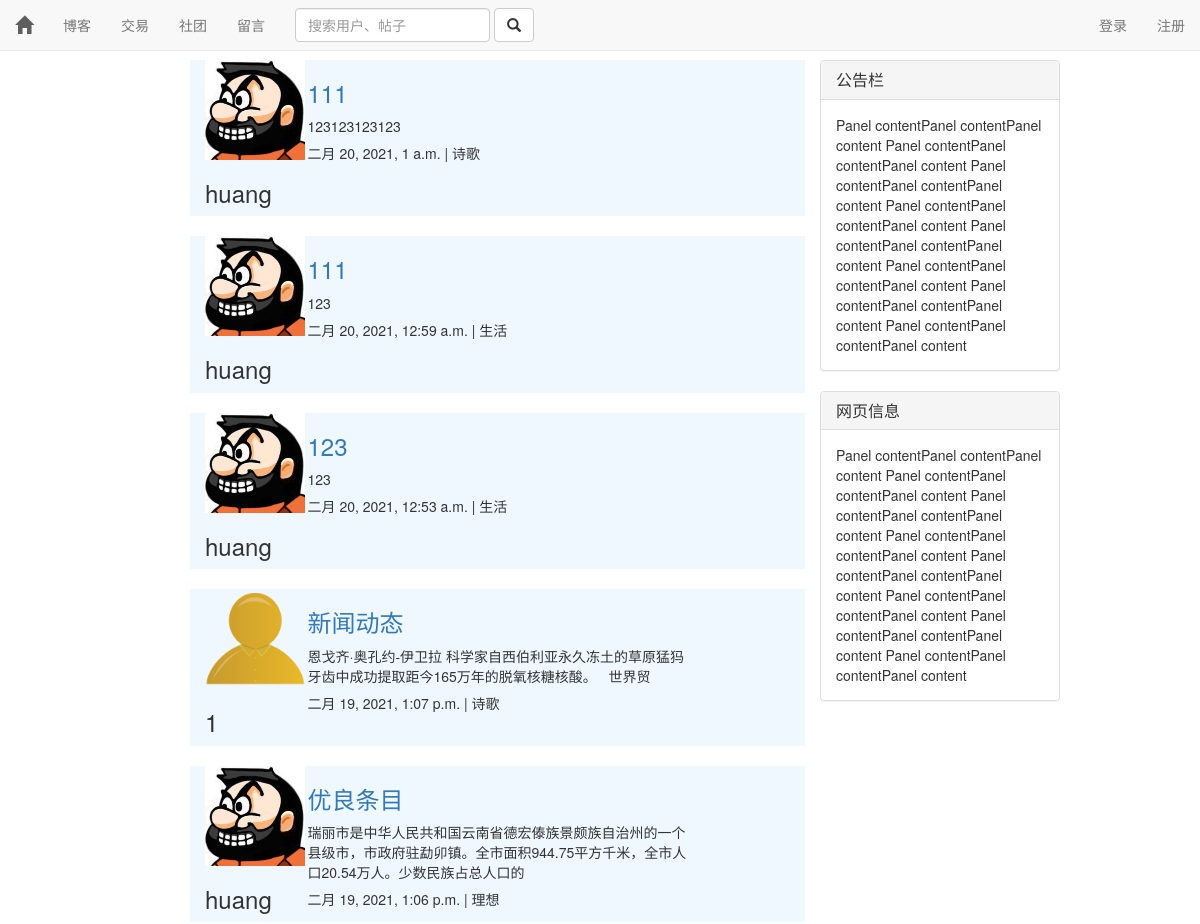
/blog/ (upper part), run on an earlier commit of the app's database.
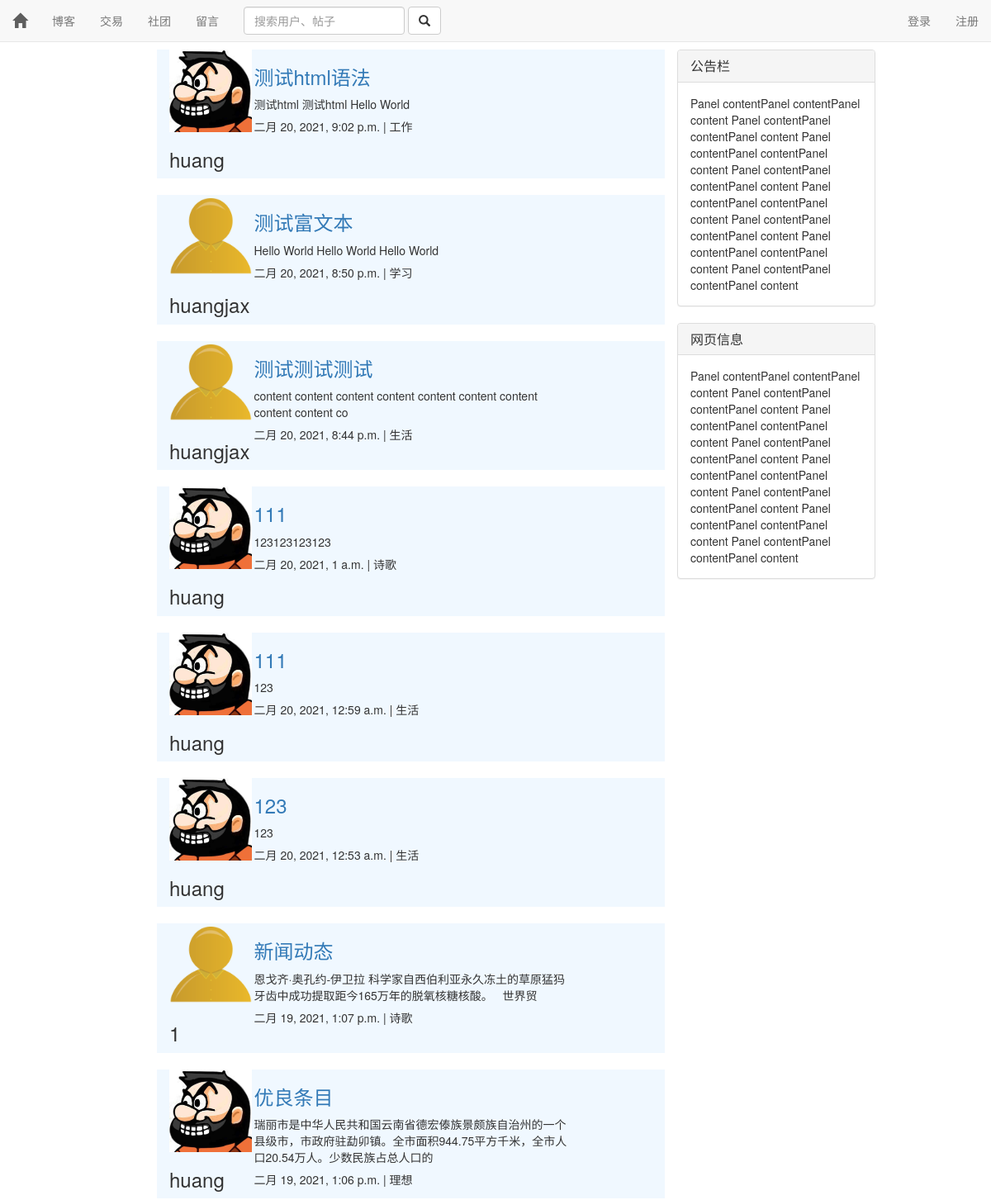
And on a later commit of the database.
### blog/models.py (models this page shows, shortened)
class Article(models.Model):
    author = models.ForeignKey(User,on_delete=models.DO_NOTHING)
    title = models.CharField(max_length=30)
    content = RichTextField()
    create_time = models.DateTimeField(auto_now_add=True)
    update_time = models.DateTimeField(auto_now=True)
    type = models.ForeignKey(ArticleType,on_delete=models.DO_NOTHING)
    class Meta:
        ordering=['-create_time']

class ArticleType(models.Model):
    title = models.CharField(max_length=30)

### user/models.py (models this page shows)
class User(AbstractUser):
    motto = models.TextField(max_length=24)
    icon = models.ImageField(default="./static/icon/default.jpg",upload_to='./static/icon/')
    browse = models.IntegerField(default=0)

### blog/views.py (the view)
# urls.py: path('',views.blog_list),
def blog_list(requset):
    if requset.method == 'GET':
        articles = Article.objects.all()
        context = {}
        context ['articles'] = articles
        context ['pos'] = requset.session.get('pos',default =  '0')
        requset.session['pos'] = requset.GET.get('pos','0')
        response = render(requset,'list.html',context)
        return response

### blog/templates/list.html (shortened to what this page needs)
{% extends 'base.html' %}
{% block content %}
    {% for each in articles %}
        <div class="row" style="background-color: aliceblue;">
            <div class="col-md-2">
                <a href="/user/{{ each.author.id }}">
                    <img class="media-object" src="/{{ each.author.icon }}" style="height: 100px;width: 100px;">
                </a>
                <h3>{{ each.author }}</h3>
            </div>
            <div class="col-md-8">
                <a href="/blog/{{ each.id }}">
                    <h3>{{ each.title }}</h3>
                </a>
                <p>
                    {{ each.content |striptags|safe|truncatechars:75  }}
                </p>
                <h5>
                    {{ each.create_time }} | {{ each.type.title }}
                </h5>
            </div>
            <div class="col-md-2">
            </div>
        </div>
        <br>
    {% empty %}
        <h2>
            暂时没有内容
        </h2>
    {% endfor %}
{% endblock %}

What changed in the data, as far as the page shows it:
added Article: author.icon (picture), author "huang", title "测试html语法", content "测试html 测试html Hello World", create_time "二月 20, 2021, 9:02 p.m.", type "工作"
added Article: author.icon (placeholder picture), author "huangjax", title "测试富文本", content "Hello World Hello World Hello World", create_time "二月 20, 2021, 8:50 p.m.", type "学习"
added Article: author.icon (placeholder picture), author "huangjax", title "测试测试测试", content "content content content content content content content content content co", create_time "二月 20, 2021, 8:44 p.m.", type "生活"
